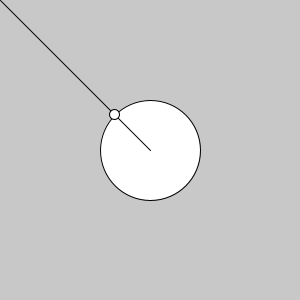
Frame 1 (no input)
Frame 60 (the mouse pressed at the canvas centre just before this capture): identical to frame 1, image omitted
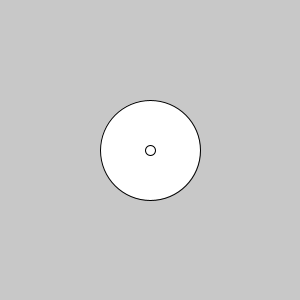
Frame 120 (the mouse held since frame 60 and released just before this capture)

The Processing sketch that drew these frames (run headless with seeded random() and noise(); from frame 60 on, the mouse is pressed at the canvas centre):

// Processing sketch: pointOnCircle
// ── pointOnCircle.pde
PVector circleLoc;
int r=50;
void setup()
{
  size(300, 300);
  circleLoc = new PVector(width/2, height/2);
}

void draw()
{
  background(200);
  ellipse(circleLoc.x, circleLoc.y, 2*r, 2*r);
  PVector mouseLoc = new PVector(mouseX, mouseY);
  line(mouseLoc.x, mouseLoc.y, circleLoc.x, circleLoc.y);
  
  PVector result = findClosestPointToCircumference(circleLoc, r, mouseLoc);
  
  ellipse(result.x, result.y, 10,10);
  
}

PVector findClosestPointToCircumference(PVector c, int rad, PVector newp)
{
  PVector dif = PVector.sub( newp, c);
  dif.normalize();
  dif.mult(rad);
  PVector result = new PVector(c.x+dif.x, c.y+dif.y);
  return result; 
}
